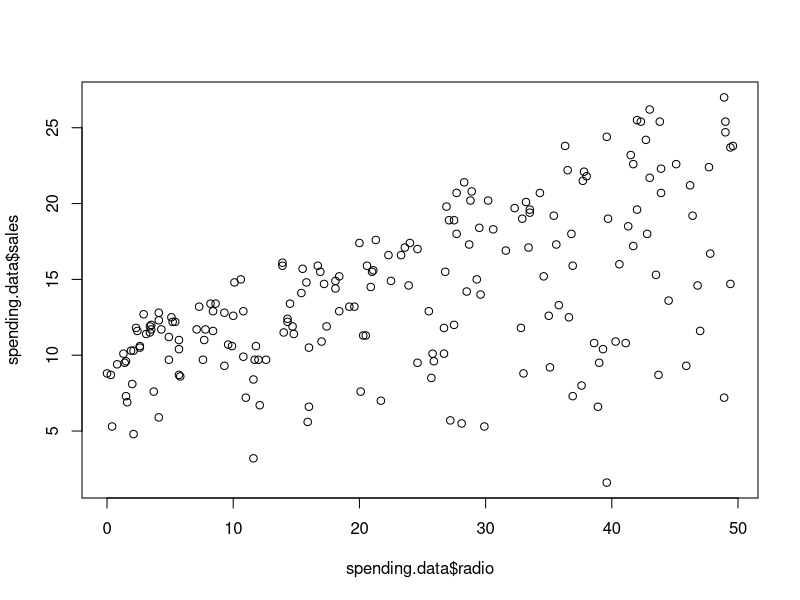
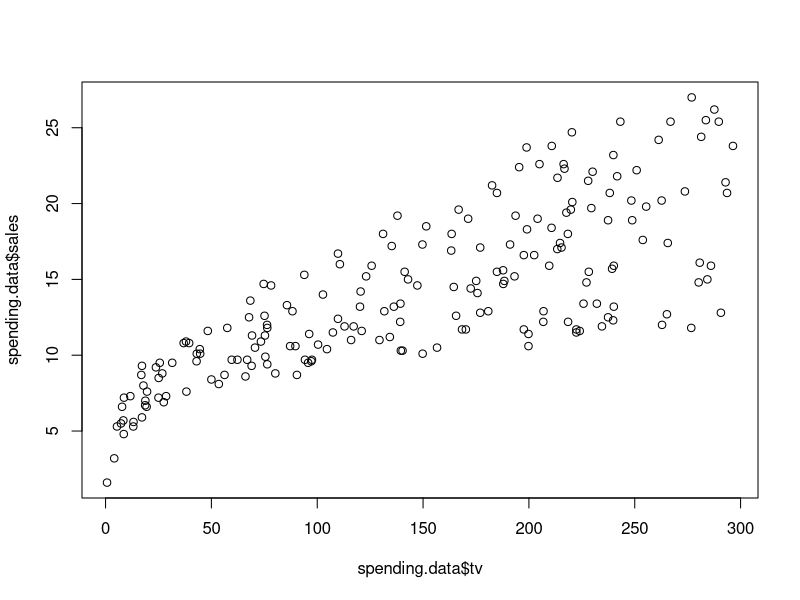
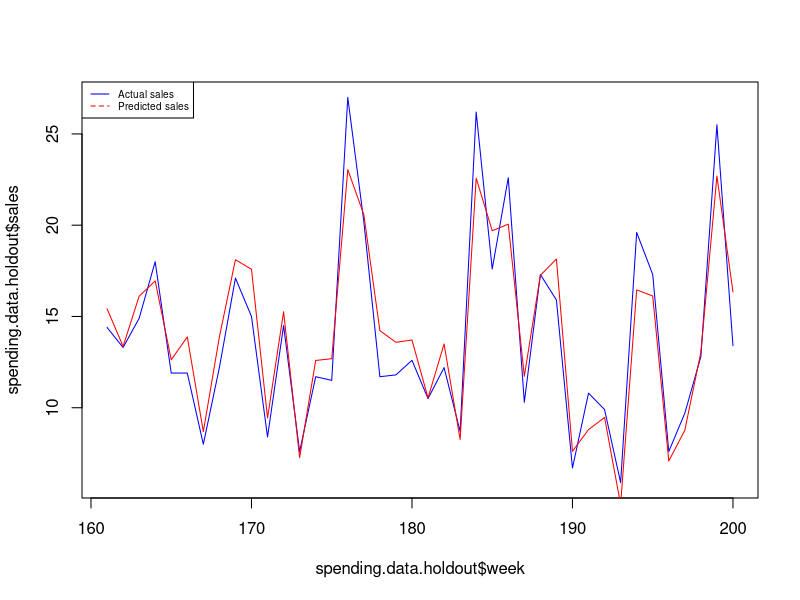

Here is the R script that generated these plots, in order:
library(readxl) 
library(dplyr)

# 获取当前已加载文件的目录
file_dir <- dirname(parent.frame(2)$ofile)
print(file_dir)
# 将工作目录设置为当前已加载文件的目录
setwd(file_dir)

spending.data <- read_xls("advertising spending 1.xls")

str(spending.data)

# scatter plot
plot(spending.data$radio, spending.data$sales)

# Correlation between radio advertising and sales
cor(spending.data$radio, spending.data$sales)

regression <- lm(sales ~ radio, data = spending.data) 
summary(regression)

regression <- lm(sales ~ radio + tv, data=spending.data) 
summary(regression)

mean(spending.data$radio)

mean(spending.data$sales)

0.19 * (23.26/14.02)

plot(spending.data$tv, spending.data$sales)

summary(spending.data$sales)

summary(spending.data$tv)

summary(spending.data$radio)

summary(spending.data$newspaper)

regression <- lm(log(sales) ~ log(radio+0.01) + log(tv) + log(newspaper), data=spending.data)
summary(regression)

regression <- lm(log(sales) ~ log(radio+0.01) + log(tv) + log(newspaper) + log(radio+0.01)*log(tv), data=spending.data)
summary(regression)

center <- function(x) { scale(x, scale = F)} # scale = F, means only center not standardize
spending.data <- spending.data %>% mutate(radio_log_centered = center(log(radio+0.01)),
                                          tv_log_centered = center(log(tv)), newspaper_log_centered = center(log(newspaper)))
regression <- lm(log(sales) ~ radio_log_centered + tv_log_centered + newspaper_log_centered +
                   radio_log_centered*tv_log_centered, data=spending.data)
summary(regression)

adstock <- function(x, rate){
  return(as.numeric(stats::filter(x=x, filter=rate, method="recursive")))
}
# filter() function from stats package applies linear filtering to a univariate time series

spending.data <- spending.data %>% mutate(tv_adstock = adstock(tv,0.1),
                                          newspaper_adstock = adstock(newspaper, 0.1), radio_adstock = adstock(radio, 0.1))

regression <- lm(log(sales) ~ log(radio+0.01) + log(tv_adstock) + log(newspaper), data=spending.data)
summary(regression)

# Total number of rows in the data frame
n <- nrow(spending.data)
# Number of rows for the training set (80% of the dataset)
n_train <- round(0.80 * n) # Training data
spending.data.train <- subset(spending.data, week <= n_train) # Holdout data
spending.data.holdout <- subset(spending.data, week > n_train)
# Estimation on training data
regression <- lm(log(sales) ~ log(radio_adstock) + log(tv_adstock) + log(newspaper_adstock), data=spending.data.train)
summary(regression)

# Predict sales on holdout data
spending.data.holdout$predicted_sales_log <-
  predict(object =regression, newdata = spending.data.holdout)
# Convert predicted log sales to actual sales
spending.data.holdout$predicted_sales <- exp(spending.data.holdout$predicted_sales_log)
# Quantify predictive accuracy: Mean Average Percentage Error (MAPE)
mape <- mean(abs((spending.data.holdout$sales -spending.data.holdout$predicted_sales)
                 /spending.data.holdout$sales))
mape # Reflects the average percentage error in a given week

# Plot actual versus predicted sales
plot(spending.data.holdout$week, spending.data.holdout$sales, type="l", col="blue") # Plot actual sales

lines(spending.data.holdout$week,spending.data.holdout$predicted_sales, type = "l", col = "red") # Add predicted sales

legend("topleft", legend=c("Actual sales", "Predicted sales"), col=c("blue", "red"), lty = 1:2, cex=0.6)